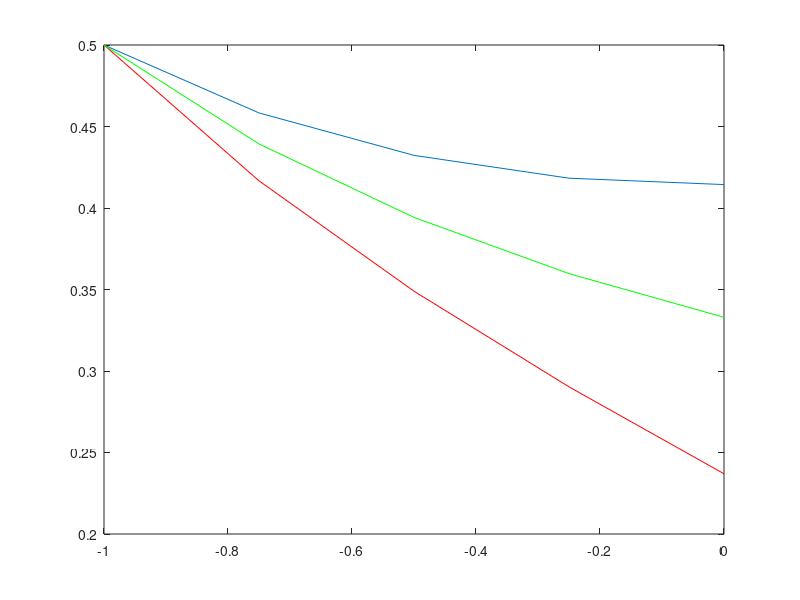

The MATLAB source for this figure:
% Ejercicio clase - Metodo del disparo no lineal

% y'' = 2y^3            -1 <= x <= 0
% y(-1) = 1/2, y(0) = 1/3
% h = 0.25


% Paso 1. Disparo inicial
a = -1;
b = 0;
alfa = 1/2;
beta = 1/3;
t1 = (beta - alfa)/ (b - a);

% Paso 2. resolver el PVI

% hacer cambio de variable
F = @(x,w) [w(2); 2*w(1)^3];
AlfaVector = [alfa, t1];

h = 0.25;
x = a:h:b;
n = length(x);
w = zeros(2,n);
w(:,1) = AlfaVector;

for i = 1:4
    w(:,i+1) = w(:,i) + h*F(x(i), w(:,i));
end

disp(w);
g = w(1,5) - beta;
disp(g);
if g == beta
    fprintf('Se encontro la solucion')
    else
        fprintf('No es la solucion') 
end

% grafico
figure(1), clf, plot(x,w(1,:));

% Paso 3. Hacemos un segundo disparo
t2 = 2 * t1;

w1 = zeros(2,n);
w1(:,1) = [alfa; t2];

for i = 1:4
    w1(:,i+1) = w1(:,i) + h*F(x(i), w1(:,i));
end

disp(w1);
g1 = w1(1,5) - beta;
disp(g1);

if g1 == beta
    fprintf('Se encontro la solucion')
    else
        fprintf('No es la solucion') 
end

% grafico
figure(1), hold on, plot(x,w1(1,:), 'r');

% Paso 4. Aplicar metodo de la secante.

error = abs(g1)
tol = 0.01;



while error > tol
    t3 = t2 - ((t2-t1)/(g1 - g))*g1;
    w2 = zeros(2,n);
    w2(:,1) = [alfa; t3];

    for i = 1:4
        w2(:,i+1) = w2(:,i) + h*F(x(i), w2(:,i));
    end
     
    g2 = w2(1,5) - beta;
    disp(g2);
    error = abs(g2);
    t1 = t2;
    t2 = t3;
    g = g1;
    g1 = g2;

    if g2 == beta
        fprintf('Se encontro la solucion')
        else
            fprintf('No es la solucion') 
    end
end

disp(w2);
plot(x, w2(1,:), 'g');
